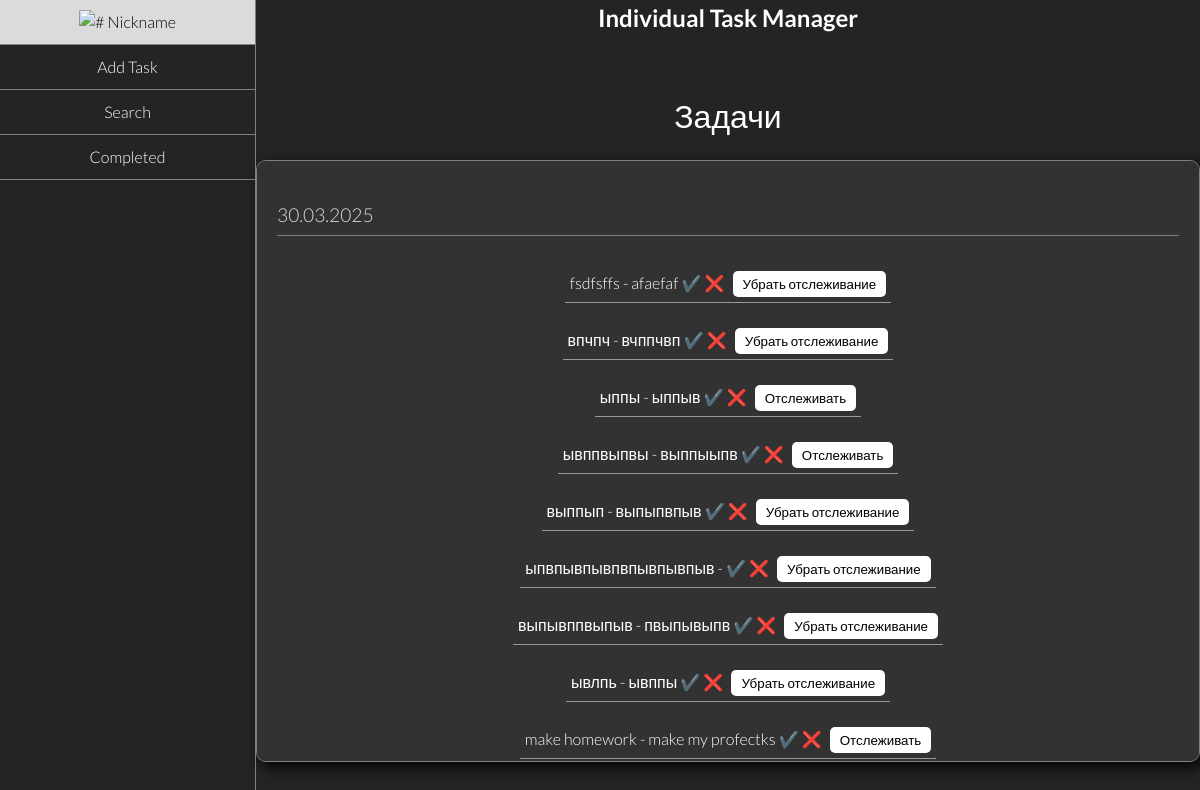
Screenshot of / (signed in) with the database file from the repository.
### app.py (models this page shows)
class Task(db.Model):
    id = db.Column(db.Integer, primary_key=True)
    title = db.Column(db.String(100), nullable=False)
    description = db.Column(db.String(200))
    completed = db.Column(db.Boolean, default=False)
    is_tracked = db.Column(db.Boolean, default=False)
    date = db.Column(db.Date, default=lambda: datetime.now(timezone.utc).date())

### app.py (the view)
@app.route('/')
def index():
    if not is_authenticated():
        return redirect(url_for('login'))
    tasks = Task.query.filter_by(completed=False).order_by(Task.date).all()  # Сортировка задач по дате
    grouped_tasks = defaultdict(list)
    for task in tasks:
        if task.date:
            grouped_tasks[task.date].append(task)
        else:
            grouped_tasks[datetime.now(timezone.utc).date()].append(task)
    return render_template('index.html', grouped_tasks=grouped_tasks)

### app.py (called while the page is built)
def is_authenticated():
    return 'user_id' in session

### templates/index.html (shortened to what this page needs)
<!DOCTYPE html>
<html>
<head>
    <link rel="stylesheet" href="static/styles.css">
</head>
<body>
    <div class="sidebar">
        <div class="account">
            <img src="#" alt="#">
            nickname
        </div>
        <div class="add-task">
            <a href="#" onclick="document.getElementById('modalWindowTask').style.display='block'">add task</a>
        </div>
        <div class="search">search</div>
        <div class="completed">
            <a href="{{ url_for('completed_tasks') }}" class="active">completed</a>
        </div>
    </div>
    <div class="header">
        <p class="header-text">Individual Task Manager</p>
    </div>
    <h1>Задачи</h1>
    <div class="task-window">
        <div id="task-list">
            {% for date, tasks in grouped_tasks.items() %}
                <h2>{{ date.strftime('%d.%m.%Y') }}</h2>
                <ul class="ul">
                    {% for task in tasks %}
                    <li class="list">
                        <div class="list-task">
                            <span class="{% if task.completed %}completed{% endif %}">{{ task.title }} - {{ task.description }}</span>
                            <a href="{{ url_for('complete_task', id=task.id) }}">✔️</a>
                            <a href="{{ url_for('delete_task', id=task.id) }}">❌</a>
                            <form action="{{ url_for('toggle_tracking', task_id=task.id) }}" method="POST" style="display: inline;">
                                <button type="submit">
                                    {% if task.is_tracked %} Убрать отслеживание {% else %} Отслеживать {% endif %}
                                </button>
                            </form>
                        </div>
                    </li>
                    {% endfor %}
                </ul>
            {% endfor %}
        </div>
    </div>
</body>
</html>

### static/styles.css (style rules this page uses)
* { box-sizing: border-box; padding: 0; margin: 0; font-family: 'Lato', Helvetica, sans-serif; font-weight: 300; }
body { color: white; background-color: rgb(37, 36, 36); line-height: 1.5; }
.header-text { display: flex; justify-content: center; font-size: 1.5em; font-weight: bold; margin-bottom: 3%; }
.list { padding-top: 20px; display: flex; justify-content: center; }
.list-task { border: none; border-bottom: 1px solid rgb(153, 153, 153); padding: 5px; }
a { text-decoration: none; color: white; transition: color 0.3s ease; }
.sidebar { position: relative; float: left; height: 100vh; width: 256px; border-right: 1px solid gray; text-transform: capitalize; transition: background 0.5s ease, color 0.5s ease-in-out; }
.sidebar > div { text-align: center; margin: auto; padding: 10px; border-bottom: 1px solid gray; }
h1 { padding-top: 20px; text-align: center; margin-bottom: 20px; }
.task-window { display: flex; flex-direction: column; min-height: 300px; max-height: 70vh; overflow-y: auto; border: 1px solid gray; border-radius: 10px; margin: auto; padding: 20px; box-shadow: 5px 5px 15px black; background-color: rgb(50, 50, 50); }
.list-task form button { background-color: white; border: none; border-radius: 5px; padding: 5px 10px; cursor: pointer; transition: background 0.2s ease; margin-left: 5px; }
h2 { margin-top: 20px; margin-bottom: 10px; font-size: 1.2em; color: rgb(219, 219, 219); border-bottom: 1px solid gray; padding-bottom: 5px; }

### rows the page displays
Task: title "fsdfsffs", description "afaefaf", is_tracked "Убрать отслеживание"
Task: title "впчпч", description "вчппчвп", is_tracked "Убрать отслеживание"
Task: title "ыппы", description "ыппыв", is_tracked "Отслеживать"
Task: title "ывппвыпвы", description "выппыыпв", is_tracked "Отслеживать"
Task: title "выппып", description "выпыпвпыв", is_tracked "Убрать отслеживание"
Task: title "ыпвпывпывпвпывпывпыв", is_tracked "Убрать отслеживание"
Task: title "выпывппвыпыв", description "пвыпывыпв", is_tracked "Убрать отслеживание"
Task: title "ывлпь", description "ывппы", is_tracked "Убрать отслеживание"
Task: title "make homework", description "make my profectks", is_tracked "Отслеживать"

### other values shown
{{ date.strftime('%d.%m.%Y') }} "30.03.2025"
